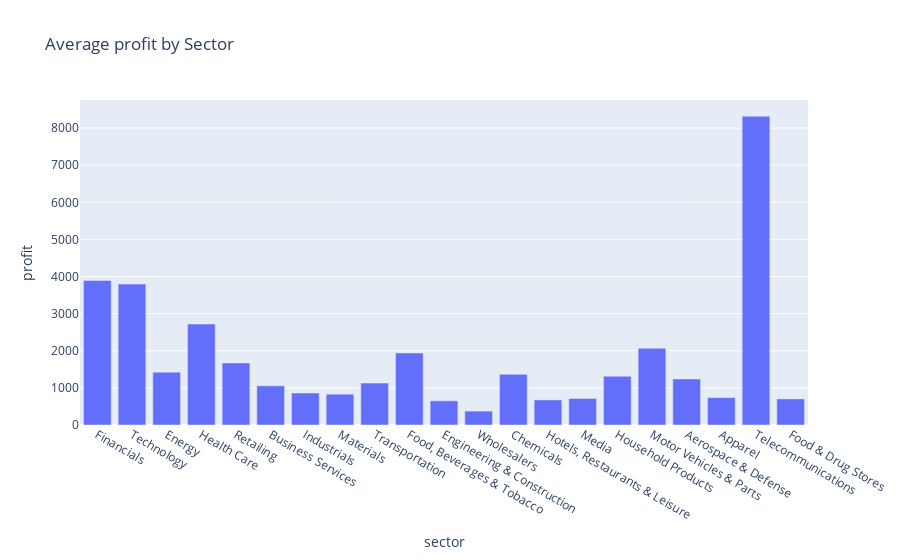

Write notebook code for a chart like this one.
### Code cell
# Plotting the average profit by sector
fig = px.bar(sector_count, x='sector', y='profit', title='Average profit by Sector')
fig.show()

### Figure 1 — Plotly figure (JSON) as saved in the notebook; plotly's stock layout.template omitted (floating-point values rounded to 4 significant figures)
{"data": [{"alignmentgroup": "True", "hovertemplate": "sector=%{x}<br>profit=%{y}<extra></extra>", "legendgroup": "", "marker": {"color": "#636efa", "pattern": {"shape": ""}}, "name": "", "offsetgroup": "", "orientation": "v", "showlegend": false, "textposition": "auto", "type": "bar", "x": ["Financials", "Technology", "Energy", "Health Care", "Retailing", "Business Services", "Industrials", "Materials", "Transportation", "Food, Beverages & Tobacco", "Engineering & Construction", "Wholesalers", "Chemicals", "Hotels, Restaurants & Leisure", "Media", "Household Products", "Motor Vehicles & Parts", "Aerospace & Defense", "Apparel", "Telecommunications", "Food & Drug Stores"], "xaxis": "x", "y": [3896.0, 3798.0, 1424.0, 2720.0, 1671.0, 1056.0, 862.0, 829.9, 1131.0, 1942.0, 651.9, 374.6, 1365.0, 676.0, 715.0, 1315.0, 2069.0, 1241, 737.5, 8319.0, 702.7], "yaxis": "y"}], "layout": {"barmode": "relative", "legend": {"tracegroupgap": 0}, "title": {"text": "Average profit by Sector"}, "xaxis": {"anchor": "y", "domain": [0, 1], "title": {"text": "sector"}}, "yaxis": {"anchor": "x", "domain": [0, 1], "title": {"text": "profit"}}}}
